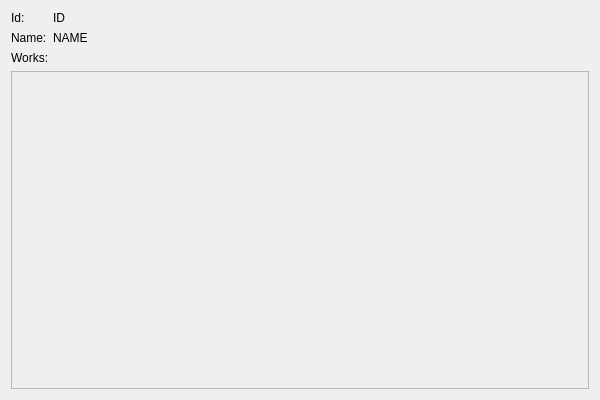
<?xml version="1.0" encoding="UTF-8"?>
<ui version="4.0">
 <class>CreatorDialog</class>
 <widget class="QDialog" name="CreatorDialog">
  <property name="geometry">
   <rect>
    <x>0</x>
    <y>0</y>
    <width>600</width>
    <height>400</height>
   </rect>
  </property>
  <property name="windowTitle">
   <string>Dialog</string>
  </property>
  <layout class="QVBoxLayout" name="verticalLayout_2">
   <item>
    <layout class="QFormLayout" name="formLayout">
     <item row="1" column="0">
      <widget class="QLabel" name="label">
       <property name="text">
        <string>Name:</string>
       </property>
      </widget>
     </item>
     <item row="1" column="1">
      <widget class="QLabel" name="nameLabel">
       <property name="text">
        <string>NAME</string>
       </property>
      </widget>
     </item>
     <item row="0" column="0">
      <widget class="QLabel" name="label_2">
       <property name="text">
        <string>Id:</string>
       </property>
      </widget>
     </item>
     <item row="0" column="1">
      <widget class="QLabel" name="idLabel">
       <property name="text">
        <string>ID</string>
       </property>
      </widget>
     </item>
    </layout>
   </item>
   <item>
    <layout class="QVBoxLayout" name="verticalLayout">
     <item>
      <widget class="QLabel" name="label_3">
       <property name="text">
        <string>Works:</string>
       </property>
      </widget>
     </item>
     <item>
      <widget class="QListWidget" name="listWidget">
       <property name="enabled">
        <bool>false</bool>
       </property>
       <property name="alternatingRowColors">
        <bool>true</bool>
       </property>
       <property name="selectionMode">
        <enum>QAbstractItemView::NoSelection</enum>
       </property>
      </widget>
     </item>
    </layout>
   </item>
  </layout>
 </widget>
 <resources/>
 <connections/>
</ui>
